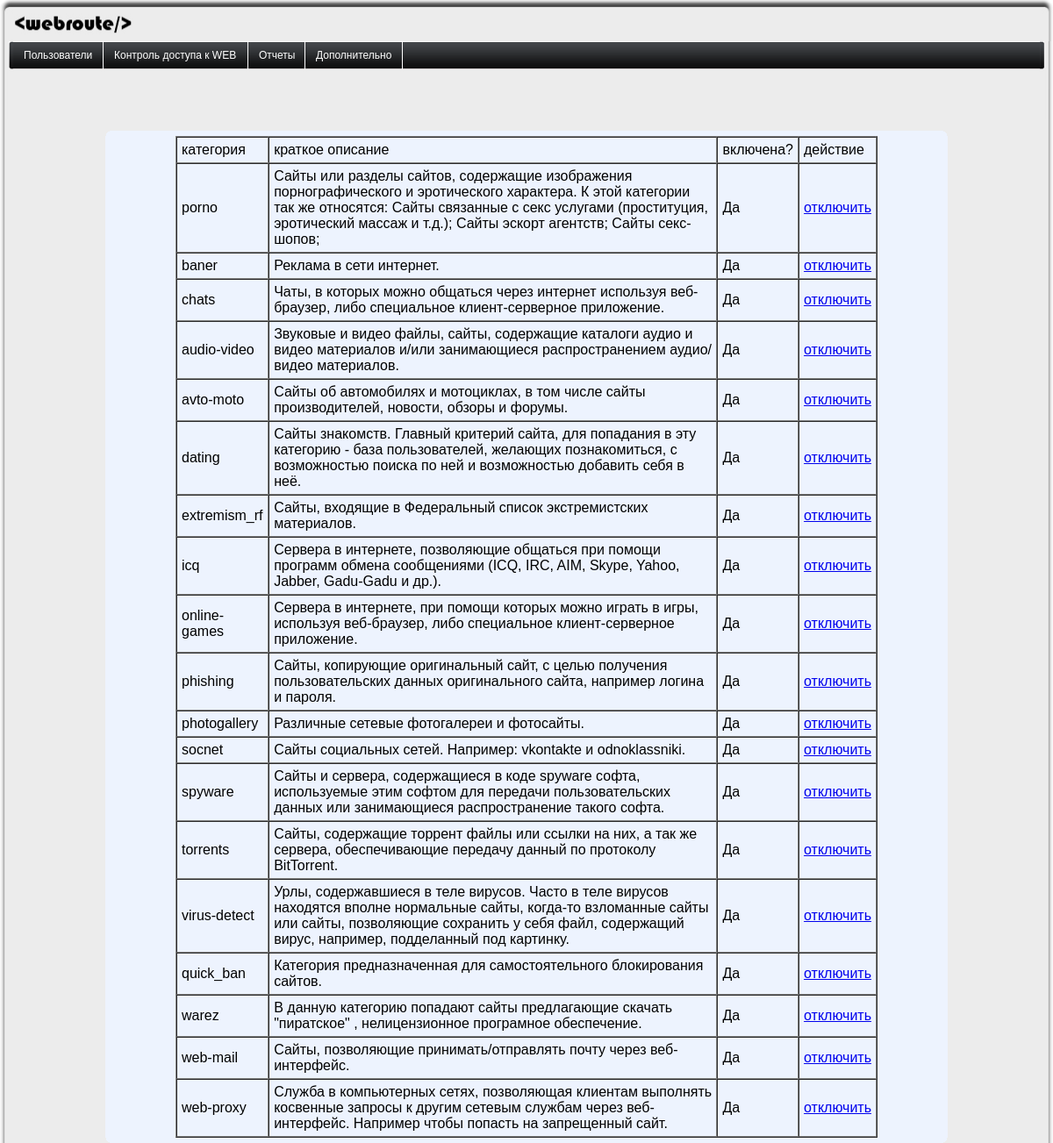
/web_route/admin/index.php?act=web_acc (signed in), run on the app's committed database.
### tables this page shows
CREATE TABLE `rej_categories` (
  `id` int(11) NOT NULL AUTO_INCREMENT,
  `name` varchar(50) NOT NULL,
  `description` varchar(500) NOT NULL,
  `enabled` int(11) NOT NULL,
  PRIMARY KEY (`id`)
);

### html/web_route/lib/web_acc.php (the view, shortened to what this page needs)
<?php
if ($_SESSION['role'] != 'admin')
	{
            @header('Location: /web_route');
	}
else
{
$sel_cat = "SELECT * FROM `rej_categories`";
$cat = mysql_query($sel_cat);
echo "<table border='1' cellspacing=\"0\" cellpadding=\"5\" width='800'>\n";
echo "<tr><td>категория</td><td>краткое описание</td><td>включена?</td><td>действие</td></tr>";
while($categ = mysql_fetch_assoc($cat))
{
    echo "<tr><td>";
    echo $categ['name'];
    echo "</td><td>";
    echo $categ['description'];
    echo "</td><td>";
    if ($categ['enabled'] == 1)
        {
            echo "Да";
        }
        else
        {
            echo "Нет";
        }
   echo "</td><td>";
   if($categ['enabled'] == 1)
   {
       echo "<a href=\"";
       echo "/web_route/lib/act_wc.php?dwc=";
       echo $categ['id'];
       echo "\">отключить</a>";
   }
   else
   {
       echo "<a href=\"";
       echo "/web_route/lib/act_wc.php?ewc=";
       echo $categ['id'];
       echo "\">включить</a>";
   }
   echo "</td></tr>\n";
}
echo '</table>';
}
?>

### html/web_route/admin/index.php (shortened to what this page needs)
<html>
<head>
<link href="/web_route/untitled.css" rel="stylesheet" type="text/css">
</head>
<body class="tmpl2">
<table border="0" cellpadding="0" cellspacing="0" width="100%" height="100%">
<tr><td >
<table border="0" cellpadding="0" cellspacing="0" width="100%" cols="3" frame="void" >
<tr>
<td width="160"><img src="/web_route/img/logo1.jpg" height="47" width="160"></td>
<td width="100%"><img src="/web_route/img/logo2.jpg" height="47" width="100%"></td>
<td width="21"><img src="/web_route/img/logo3.jpg" height="47" width="21"></td>
</tr>
</table>
</td></tr>
<tr>
<td width="100%">
<table border="0" cellpadding="0" cellspacing="0">
<tr>
<td><img src="/web_route/img/m_left_border.jpg" height="32"></td>
<td><img src="/web_route/img/m_left__border.png" height="32"></td>
<td>
<?php
print <<<HTML
<ul id="jsddm">
    <li><a href="">Пользователи</a>
        <ul>
            <li><a href="{$_SERVER['PHP_SELF']}?act=v_usr">Список пользователей</a></li>
            <li><a href="{$_SERVER['PHP_SELF']}?act=new_usr">Добавить нового</a></li>
            <li><a href="{$_SERVER['PHP_SELF']}?act=del_usr">Удалить пользователя</a></li>
            <li><a href="{$_SERVER['PHP_SELF']}?act=ch_pass">Изменить пароль</a></li>
        </ul>
    </li>
</ul>
</td>
<td>
<ul id="jsddm2">
    <li><a href="">Контроль доступа к WEB</a>
        <ul>
            <li><a href="{$_SERVER['PHP_SELF']}?act=web_acc">Список категорий</a></li>
            <li><a href="{$_SERVER['PHP_SELF']}?act=abs_exept">Абсолютные исключения</a></li>
            <li><a href="{$_SERVER['PHP_SELF']}?act=web_exept">Исключения</a></li>
            <li><a href="{$_SERVER['PHP_SELF']}?act=site_allow">Разрешенные сайты</a></li>
            <li><a href="{$_SERVER['PHP_SELF']}?act=site_deny">Запрещенные сайты</a></li>
            <li><a href="{$_SERVER['PHP_SELF']}?act=speed_limit">Ограничение скорости</a></li>
        </ul>
    </li>
</ul>
</td>
<td>
<ul id="jsddm3">
    <li><a href="">Отчеты</a>
        <ul>
            <li><a href="{$_SERVER['PHP_SELF']}?act=rep_traf">Отчет по трафику</a></li>
            <li><a href="{$_SERVER['PHP_SELF']}?act=rep_web">Отчет посещения web</a></li>
        </ul>
    </li>
</ul>
</td>
<td>
<ul id="jsddm4">
    <li><a href="">Дополнительно</a>
        <ul>
            <li><a href="{$_SERVER['PHP_SELF']}?act=instructions">Инструкции</a></li>
            <li><a href="{$_SERVER['PHP_SELF']}?act=phpsysinfo">Информация о системе</a></li>
        </ul>
    </li>
</ul>
HTML;
?>
</td>
<td width="100%" ><img src="/web_route/img/menu_space.png" width="100%" height="32"></td>
<td><img src="/web_route/img/menu_right.png" height="32"></td>
<td><img src="/web_route/img/menu_right_border.jpg" height="32"></td>
</tr>
</table>
</td>
</tr>
<tr>
<td width="100%" height="100%">
<table border="0" cellpadding="0" cellspacing="0" width="100%" height="100%">
<tr height="100%">
<td width="10%" style="background:url(/web_route/img/bg.png)">
	<table cellpadding="0" cellspacing="0" height="100%" width="100%" border="0">
	<tr height="100%">
	<td height="100%">
	<img src="/web_route/img/m_left_border.jpg" height="100%" width="10">
	</td>
	<td width="100%" height="100%">
	</td>
	</tr>
	</table>
</td>
<td width="80%" style="background:url(/web_route/img/bg.png)" height="100%" valign="top">
<img src="/web_route/img/bg.png" height="70">
<div  class="block-round">
  <span class="r1"></span><span class="r2"></span><span class="r3"></span><span class="r4"></span>
  <div class="block-round-content" style="background-color:#EDF3FE" align="center">
<?php
                     if(isset ($_GET['act'])){
			if ($_GET['act'] == 'new_usr'){ include_once('../lib/new_usr.php');}
			elseif($_GET['act'] == 'del_usr'){include_once('../lib/del_usr.php');}
			elseif($_GET['act'] == 'ch_pass'){include_once('../lib/ch_pass.php');}
			elseif($_GET['act'] == 'web_acc'){include_once('../lib/web_acc.php');}
			elseif($_GET['act'] == 'web_exept'){include_once('../lib/web_exept.php');}
                        elseif($_GET['act'] == 'abs_exept'){include_once('../lib/abs_exept.php');}
			elseif($_GET['act'] == 'reports'){include_once('../lib/reports.php');}
			elseif($_GET['act'] == 'rep_traf'){include_once('../lib/rep_traf.php');}
			elseif($_GET['act'] == 'rep_web'){include_once('../lib/rep_web.php');}
			elseif($_GET['act'] == 'site_allow'){include_once('../lib/site_allow.php');}
                        elseif($_GET['act'] == 'site_deny'){include_once('../lib/site_deny.php');}
                        elseif($_GET['act'] == 'speed_limit'){include_once('../lib/speed_limit.php');}
                        elseif($_GET['act'] == 'instructions'){include_once('../lib/instructions.php');}
                        elseif($_GET['act'] == 'phpsysinfo'){include_once('../lib/phpsysinfo.php');}
                        elseif($_GET['act'] == 'pptp-xp'){include_once('../instructions/pptp-xp.html');}
                        elseif($_GET['act'] == 'pppoe-xp'){include_once('../instructions/pppoe-xp.html');}
                        elseif($_GET['act'] == 'pptp-7'){include_once('../instructions/pptp-7.html');}
                        elseif($_GET['act'] == 'pppoe-7'){include_once('../instructions/pppoe-7.html');}
                        elseif($_GET['act'] == 'pptp-mac'){include_once('../instructions/pptp-mac.html');}
                        elseif($_GET['act'] == 'pppoe-mac'){include_once('../instructions/pppoe-mac.html');}
                        elseif($_GET['act'] == 'adming'){include_once('../instructions/admin.html');}
			else {include_once('../lib/v_usr.php');}
                     }else{
                        $_GET['act'] = 0;
                        include_once '../lib/v_usr.php';
                     }
?>
  </div>
  <span class="r4"></span><span class="r3"></span><span class="r2"></span><span class="r1"></span>
  </div>
</td>
<td width="10%" style="background:url(/web_route/img/bg.png)" height="100%">
	<table border="0" cellpadding="0" cellspacing="0" width="100%" height="100%">
	<tr>
	<td height="100%" width="100%">
	<img src="/web_route/img/menu_right_border.jpg"  height="100%" width="10" align="right">
	</td>
	</tr>
	</table>
</td>
</tr>
</table>
</td>
</tr>
</table>
</body>
</html>

### html/web_route/untitled.css (style rules this page uses)
.tmpl2 { font-family: Arial, Helvetica, sans-serif; font-size: 16px; font-style: normal; line-height: normal; font-weight: normal; background-color: #ECECEC; margin: 0px; padding: 0px; }
#jsddm { margin: 0; padding: 0 }
#jsddm li { float: left; list-style: none; font: 12px Tahoma, Arial }
#jsddm li a { display: block; background:url(/web_route/img/menu_space.png); padding: 9px 12px; text-decoration: none; border-right: 1px solid white; width: 78px; color:#FFFFFF; white-space: nowrap }
#jsddm2 { margin: 0; padding: 0 }
#jsddm2 li { float: left; list-style: none; font: 12px Tahoma, Arial }
#jsddm2 li a { display: block; background:url(/web_route/img/menu_space.png); padding: 9px 12px; text-decoration: none; border-right: 1px solid white; width: 140px; color:#FFFFFF; white-space: nowrap }
#jsddm3 { margin: 0; padding: 0 }
#jsddm3 li { float: left; list-style: none; font: 12px Tahoma, Arial }
#jsddm3 li a { display: block; background:url(/web_route/img/menu_space.png); padding: 9px 12px; text-decoration: none; border-right: 1px solid white; width: 40px; color:#FFFFFF; white-space: nowrap }
#jsddm4 { margin: 0; padding: 0 }
#jsddm4 li { float: left; list-style: none; font: 12px Tahoma, Arial }
#jsddm4 li a { display: block; background:url(/web_route/img/menu_space.png); padding: 9px 12px; text-decoration: none; border-right: 1px solid white; width: 86px; color:#FFFFFF; white-space: nowrap }
.r1, .r2, .r3, .r4 { display: block; height: 1px; background: #EDF3FE; overflow: hidden; }
.r4 { margin: 0 1px; height: 3px; }

### data on the page
rej_categories: name "porno", description "Сайты или разделы сайтов, содержащие изображения порнографического и эротического характера. К этой категории так же относятся: Сайты связанные с секс услугами (проституция, эротический массаж и т.д.); Сайты эскорт агентств; Сайты секс-шопов;", enabled "Да"
rej_categories: name "baner", description "Реклама в сети интернет.", enabled "Да"
rej_categories: name "chats", description "Чаты, в которых можно общаться через интернет используя веб-браузер, либо специальное клиент-серверное приложение.", enabled "Да"
rej_categories: name "audio-video", description "Звуковые и видео файлы, сайты, содержащие каталоги аудио и видео материалов и/или занимающиеся распространением аудио/видео материалов.", enabled "Да"
rej_categories: name "avto-moto", description "Сайты об автомобилях и мотоциклах, в том числе сайты производителей, новости, обзоры и форумы.", enabled "Да"
rej_categories: name "dating", description "Сайты знакомств. Главный критерий сайта, для попадания в эту категорию - база пользователей, желающих познакомиться, с возможностью поиска по ней и возможностью добавить себя в неё.", enabled "Да"
rej_categories: name "extremism_rf", description "Сайты, входящие в Федеральный список экстремистских материалов.", enabled "Да"
rej_categories: name "icq", description "Сервера в интернете, позволяющие общаться при помощи программ обмена сообщениями (ICQ, IRC, AIM, Skype, Yahoo, Jabber, Gadu-Gadu и др.).", enabled "Да"
rej_categories: name "online-games", description "Сервера в интернете, при помощи которых можно играть в игры, используя веб-браузер, либо специальное клиент-серверное приложение.", enabled "Да"
rej_categories: name "phishing", description "Сайты, копирующие оригинальный сайт, с целью получения пользовательских данных оригинального сайта, например логина и пароля.", enabled "Да"
rej_categories: name "photogallery", description "Различные сетевые фотогалереи и фотосайты.", enabled "Да"
rej_categories: name "socnet", description "Сайты социальных сетей. Например: vkontakte и odnoklassniki.", enabled "Да"
rej_categories: name "spyware", description "Сайты и сервера, содержащиеся в коде spyware софта, используемые этим софтом для передачи пользовательских данных или занимающиеся распространение такого софта.", enabled "Да"
rej_categories: name "torrents", description "Сайты, содержащие торрент файлы или ссылки на них, а так же сервера, обеспечивающие передачу данный по протоколу BitTorrent.", enabled "Да"
rej_categories: name "virus-detect", description "Урлы, содержавшиеся в теле вирусов. Часто в теле вирусов находятся вполне нормальные сайты, когда-то взломанные сайты или сайты, позволяющие сохранить у себя файл, содержащий вирус, например, подделанный под картинку.", enabled "Да"
rej_categories: name "quick_ban", description "Категория предназначенная для самостоятельного блокирования сайтов.", enabled "Да"
rej_categories: name "warez", description "В данную категорию попадают сайты предлагающие скачать \"пиратское\" , нелицензионное програмное обеспечение.", enabled "Да"
rej_categories: name "web-mail", description "Сайты, позволяющие принимать/отправлять почту через веб-интерфейс.", enabled "Да"
rej_categories: name "web-proxy", description "Cлужба в компьютерных сетях, позволяющая клиентам выполнять косвенные запросы к другим сетевым службам через веб-интерфейс. Например чтобы попасть на запрещенный сайт.", enabled "Да"
